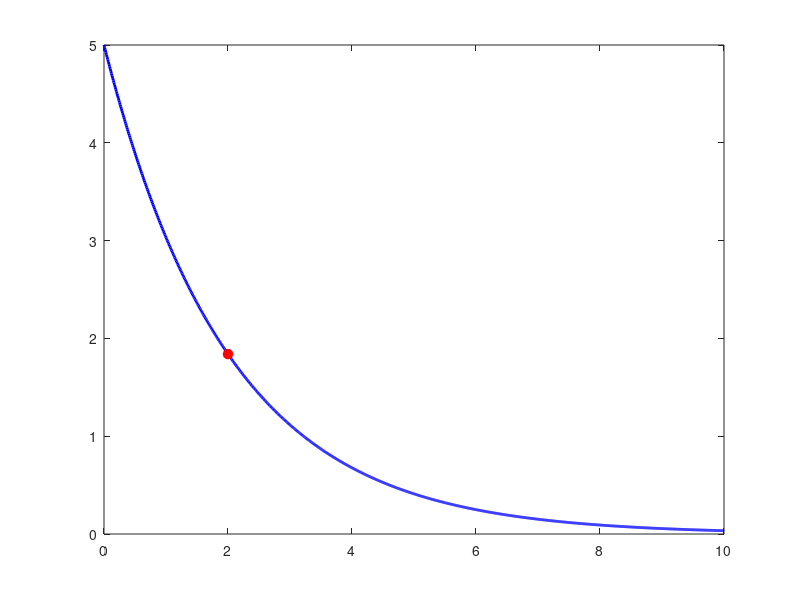

Write the MATLAB code that produced this figure. (Note: this script raises an error after producing the figure.)
%% Proof of Skills - Determine Time Constant
% Defines v(t) = 5*exp(-t/tau), identifies tau analytically, and
% estimates tau from the sampled curve at v(0)/e.

clear;
close all;
clc;

V0 = 5;                 % Initial voltage (V)
tau = 2e-3;             % Analytical time constant (s)
t = linspace(0, 5*tau, 1001);
v = V0 * exp(-t/tau);

target_voltage = V0 / exp(1);
[~, tau_index] = min(abs(v - target_voltage));
tau_from_plot = t(tau_index);

figure('Color', 'w');
plot(t*1e3, v, 'b-', 'LineWidth', 2);
hold on;
plot(tau_from_plot*1e3, v(tau_index), 'ro', ...
    'MarkerFaceColor', 'r', 'MarkerSize', 7);
xline(tau*1e3, '--r', 't = tau', 'LineWidth', 1.4);
yline(target_voltage, '--k', 'V_0/e', 'LineWidth', 1.4);
grid on;
xlabel('Time (ms)');
ylabel('Voltage (V)');
title('Exponential Decay and Time Constant');
legend('v(t) = 5e^{-t/\tau}', 'Point read from plot', ...
    'Location', 'northeast');

fprintf('Function: v(t) = 5*exp(-t/tau)\n');
fprintf('Analytical tau: %.6f s (%.3f ms)\n', tau, tau*1e3);
fprintf('At t = tau, v(t) = V0/e = %.6f V\n', target_voltage);
fprintf('Tau estimated from sampled plot: %.6f s (%.3f ms)\n', ...
    tau_from_plot, tau_from_plot*1e3);
